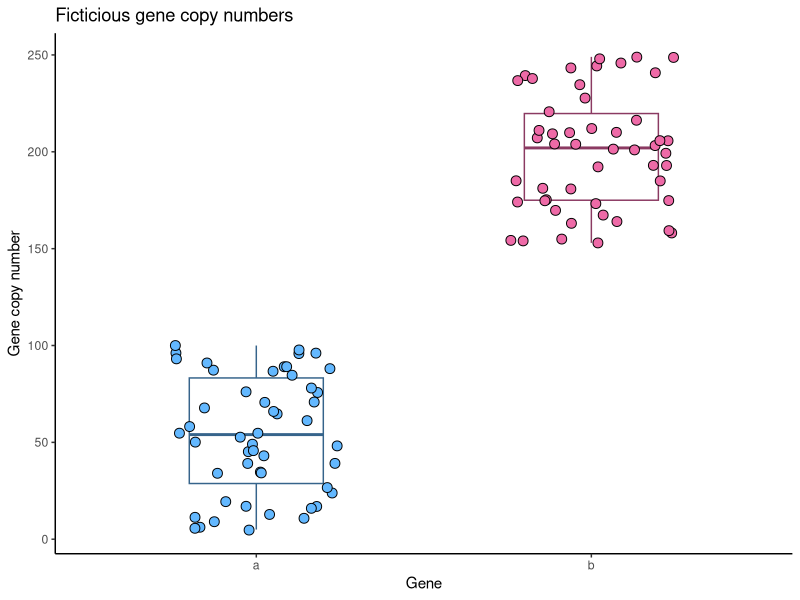

R code for this plot:
library(here)
library(tidyverse)

# edit comment

#super usefull website: https://www.erdetfredag.dk

# does this show?

# branching time

# i'm making changes

df <- data.frame(a = sample(x = c(1:100), replace = T, size = 50),
                 b = sample(x = c(150:250), replace = T, size = 50))
 df |>
   pivot_longer(cols = c(a, b),
                names_to = "gene",
                values_to = "gene_copy_number") |>
   ggplot(aes(x = gene, y = gene_copy_number, fill = gene)) +
   theme_classic() +
   geom_boxplot(alpha = 0, width = 0.4, color = c("steelblue4", "hotpink4")) +
   geom_jitter(width = 0.25, shape = 21, size = 3) +
   scale_fill_manual(values = c("steelblue1", "hotpink2")) +
   ylab("Gene copy number") +
   xlab("Gene") +
   ggtitle("Ficticious gene copy numbers") +
   theme(legend.position = "none")
